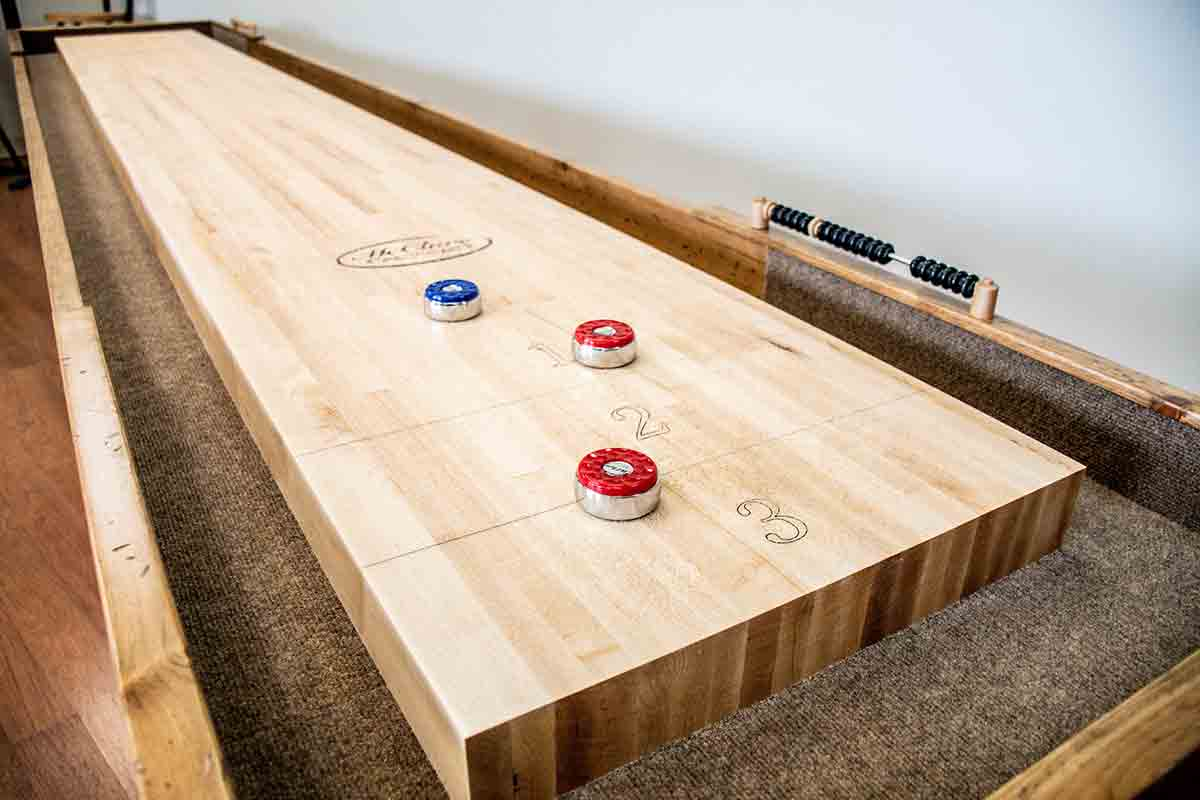
#> input picture camera/shuffleboard/test_image_1.jpg, 1200 x 800 px
$ python -i get_colour_masks.py   (imports and definitions only)
#> lines starting #> are read from the running program, lines starting #| are printed output that depends on the picture; after the words box and inside, x2 and y2 are one past the last pixel; in counts of white or black regions, pixels touching at a corner belong together
#> further down, picture is the input picture: shape (800, 1200, 3); mean B, G, R 143, 162, 181.8
import cv2
import numpy as np

def get_red_mask(img_hsv):
    # Note that red is split across the 0-180 degree range so we need to check two ranges.
    # colour map: https://i.sstatic.net/gyuw4.png
    red_lower_1 = np.array([130, 100, 5])
    red_upper_1 = np.array([180, 255, 255])
    red_mask_1 = cv2.inRange(img_hsv, red_lower_1, red_upper_1)
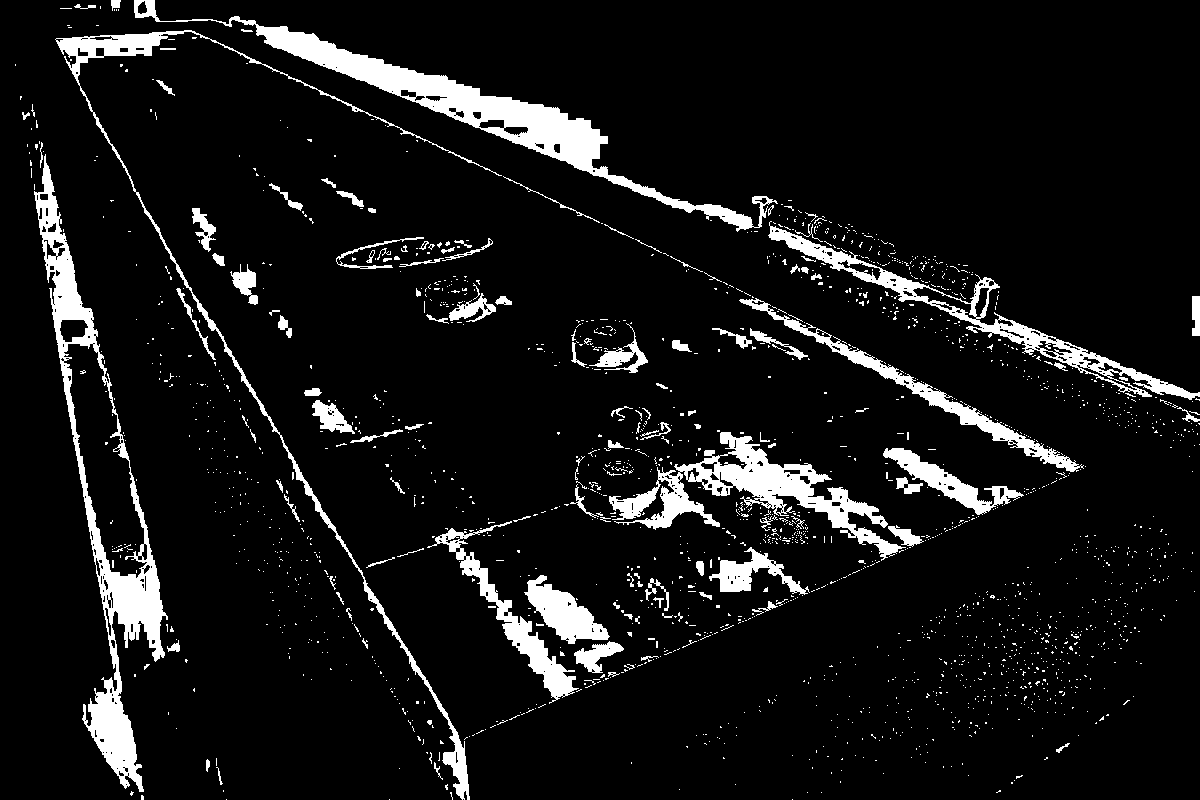
#> red_mask_1: shape (800, 1200); 8.3% white; 1946 white regions (1820 under 20 px), largest, box (x1, y1, x2, y2) and area: (34, 154, 168, 792) 13498, (134, 0, 778, 232) 13366, (609, 432, 906, 561) 9150

    red_lower_2 = np.array([0, 100, 5])
    red_upper_2 = np.array([50, 255, 255])
    red_mask_2 = cv2.inRange(img_hsv, red_lower_2, red_upper_2)
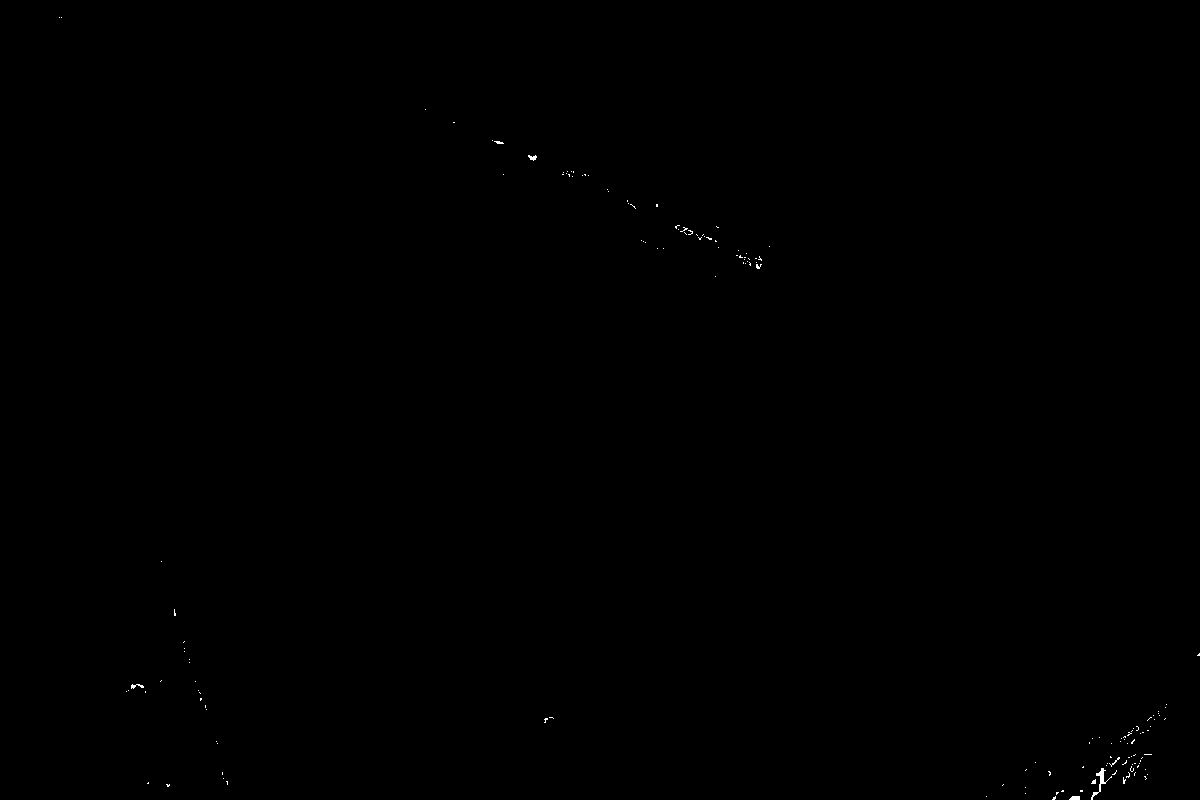
#> red_mask_2: shape (800, 1200); 0.08% white in thin lines or dots

    red_mask_combined = cv2.bitwise_or(red_mask_1, red_mask_2)
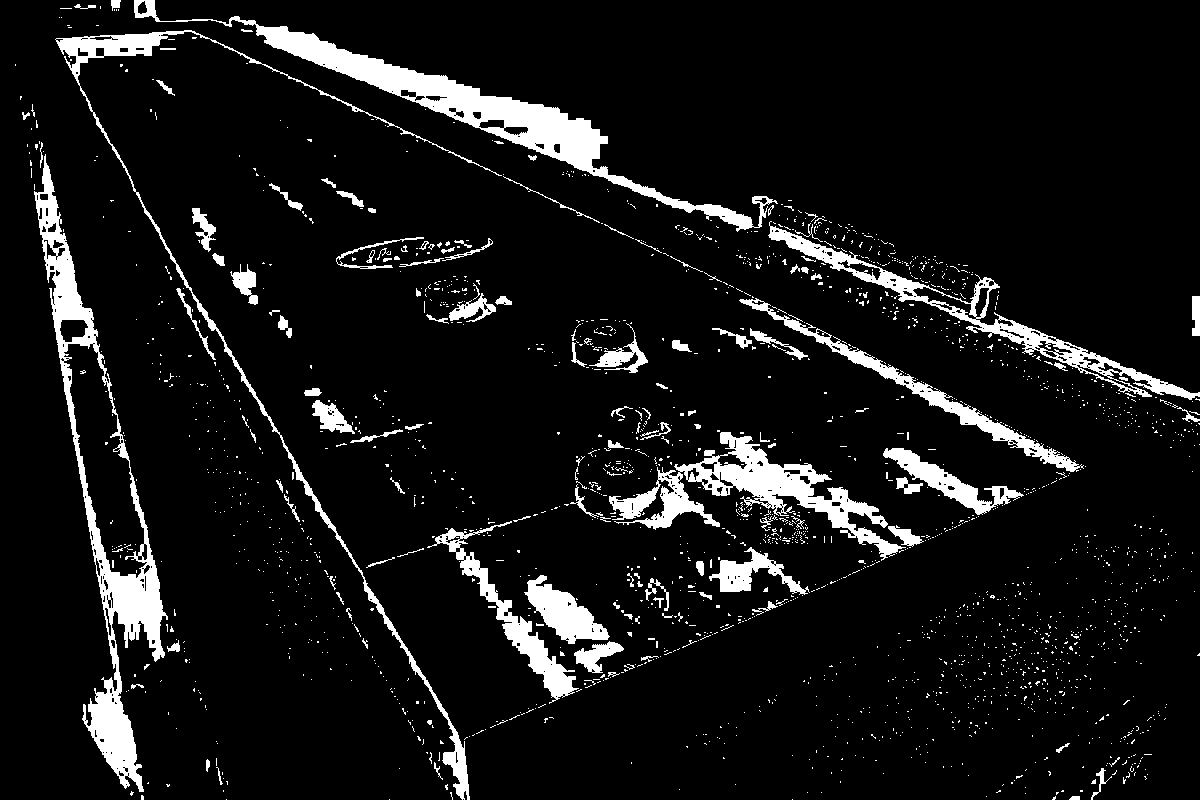
#> red_mask_combined: shape (800, 1200); 8.4% white; 2098 white regions (1966 under 20 px), largest, box (x1, y1, x2, y2) and area: (34, 154, 168, 792) 13498, (134, 0, 778, 232) 13366, (609, 432, 906, 561) 9150

    return red_mask_combined

def get_blue_mask(img_hsv):
    blue_lower = np.array([100, 100, 5])
    blue_upper = np.array([130, 255, 255])
    blue_mask = cv2.inRange(img_hsv, blue_lower, blue_upper)

    return blue_mask

>>> import cv2
>>> picture = cv2.imread('test_image_1.jpg')
>>> result = get_red_mask(picture)
